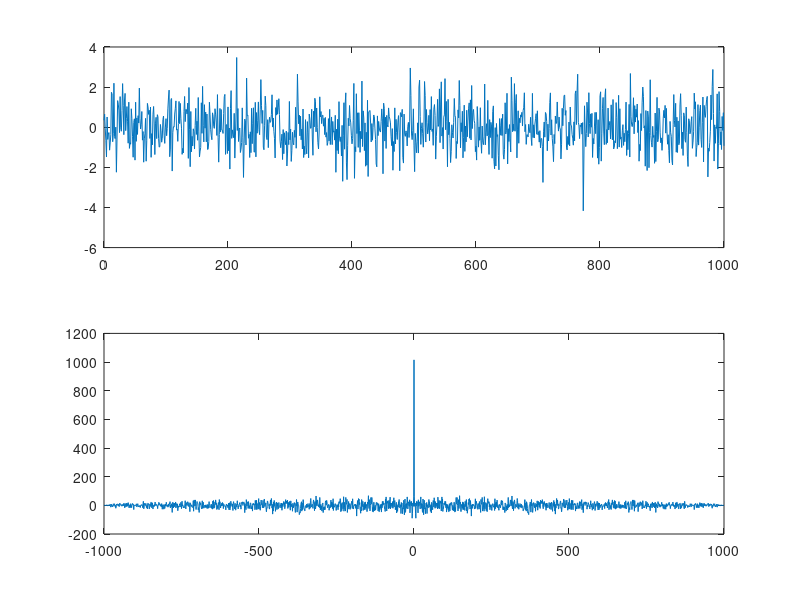

MATLAB code to generate this figure:
%Write a program to implement Auto Correlation
clc;
clear all;
close all;

%x=[1 2 3 5 7 1];
%subplot(2,1,1);
%stem(x);

%y=xcorr(x,x);
%subplot(2,1,2);
%stem(y);

t=0:1:1000;     % Generate a random noise signal of length equal to the time vector.
x=randn(1,length(t));
subplot(2,1,1);
plot(t,x);
y=xcorr(x,x);     % Calculate the autocorrelation of the signal x.
% Define time vectors for positive and negative lags.
t1=t;               % Original time vector.
t2=-fliplr(t1);     % Negative time vector by flipping t1 and negating it.
% Determine the range for the time vector of the autocorrelation plot.
n1=min(t1)+min(t2);  % Minimum lag value.
n2=max(t1)+max(t2);  % Maximum lag value.
% Create a time vector n for the autocorrelation plot.
n=n1:1:n2;
 
subplot(2,1,2);
plot(n,y);
